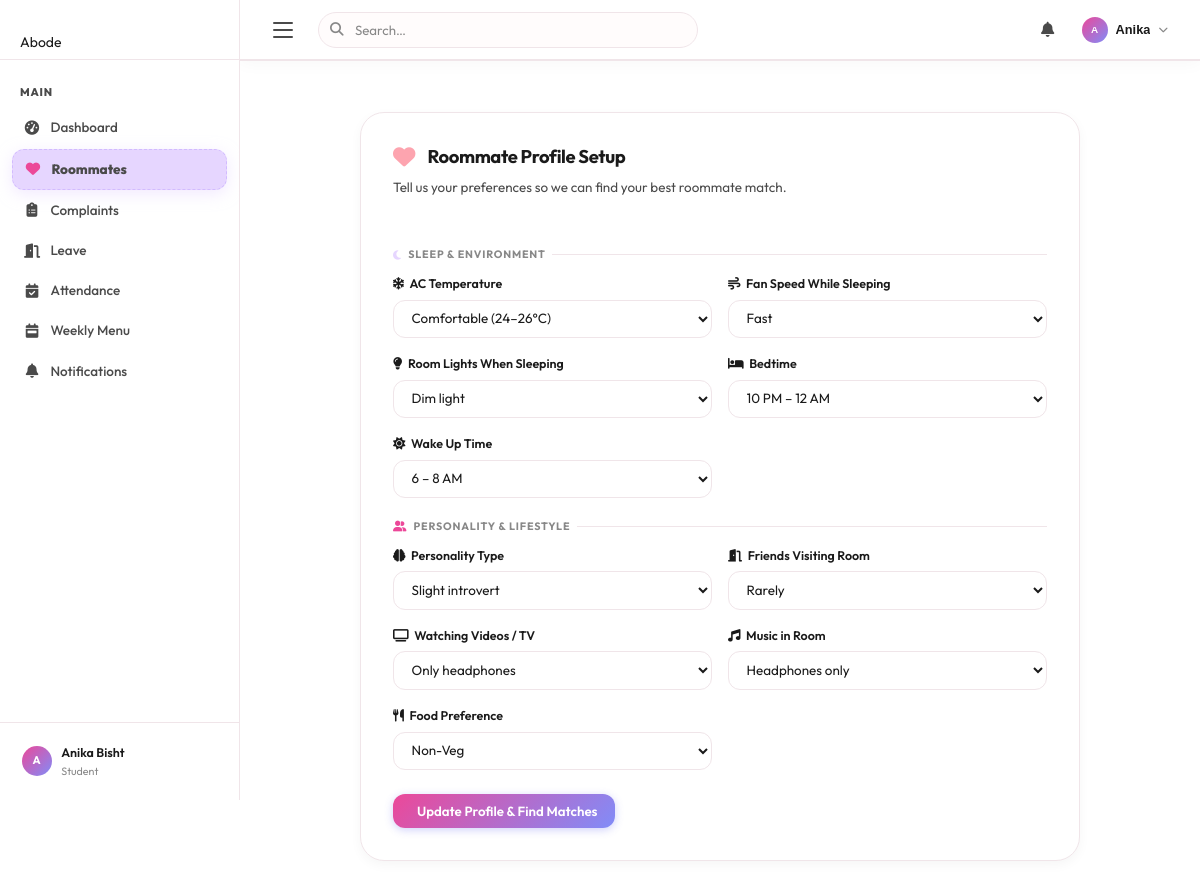
The page /student/roommate/quiz (signed in) on the database its author committed.
### tables this page shows
CREATE TABLE roommate_profiles (
            student_id INTEGER PRIMARY KEY,
            q1 INTEGER, q2 INTEGER, q3 INTEGER, q4 INTEGER, q5 INTEGER,
            q6 INTEGER, q7 INTEGER, q8 INTEGER, q9 INTEGER, q10 INTEGER,
            created_at TIMESTAMP DEFAULT CURRENT_TIMESTAMP,
            updated_at TIMESTAMP DEFAULT CURRENT_TIMESTAMP, allergies TEXT DEFAULT '',
            FOREIGN KEY (student_id) REFERENCES users(id) ON DELETE CASCADE
        );

### routes/roommate.py (the view, shortened to what this page needs)
@bp.route('/quiz', methods=['GET', 'POST'])
@student_required
def quiz():
    uid = session['user_id']
    cursor = get_cursor()
    cursor.execute("SELECT * FROM roommate_profiles WHERE student_id = ?", (uid,))
    profile = cursor.fetchone()
    return render_template('roommate/quiz.html', profile=profile)

### app.py (called while the page is built)
@app.context_processor
def inject_unread_count():
    if 'user_id' in session:
        from services.db import get_cursor
        uid = session['user_id']
        try:
            cursor = get_cursor()
            cursor.execute("""
                SELECT COUNT(*) AS cnt FROM notifications
                WHERE (user_id = ? OR user_id IS NULL) AND is_read = 0
            """, (uid,))
            result = cursor.fetchone()
            return {'unread_count': result['cnt'] if result else 0}
        except Exception:
            return {'unread_count': 0}
    return {'unread_count': 0}

### routes/roommate.py (called while the page is built)
def student_required(f):
    @wraps(f)
    def decorated(*args, **kwargs):
        if 'user_id' not in session or session.get('role') != 'student':
            flash('Please log in as a student.', 'warning')
            return redirect(url_for('auth.login', role='student'))
        return f(*args, **kwargs)
    return decorated

### services/db.py (called while the page is built)
def get_db():
    if 'db' not in g:
        g.db = sqlite3.connect(Config.DB_PATH)
        g.db.row_factory = sqlite3.Row   # Access columns by name like a dict
        g.db.execute("PRAGMA foreign_keys = ON")
    return g.db

def get_cursor(dictionary=True):
    db = get_db()
    return db.cursor()

### templates/roommate/quiz.html (shortened to what this page needs)
{% extends "base.html" %}
{% block content %}
<div class="form-page" style="padding-top:1.5rem;">
    <div class="profile-setup-card fade-in" style="width:100%;">
        <div style="display:flex;align-items:center;gap:.75rem;margin-bottom:.5rem;">
            <i class="fas fa-heart" style="color:var(--red);font-size:1.4rem;"></i>
            <h2 style="margin:0;">Roommate Profile Setup</h2>
        </div>
        <p>Tell us your preferences so we can find your best roommate match.</p>
        <form method="POST" style="display:flex;flex-direction:column;gap:0;">
            <div class="pref-section-label"><i class="fas fa-moon" style="color:var(--blue);"></i> Sleep & Environment</div>
            <div class="preference-grid">
                <div class="pref-group">
                    <label><i class="fas fa-snowflake"></i> AC Temperature</label>
                    <select name="q1">
                        <option value="3" {% if not profile or profile.q1 == 3 %}selected{% endif %}>Comfortable (24–26°C)</option>
                    </select>
                </div>
                <div class="pref-group">
                    <label><i class="fas fa-wind"></i> Fan Speed While Sleeping</label>
                    <select name="q2">
                        <option value="2" {% if profile and profile.q2 == 2 %}selected{% endif %}>Fast</option>
                    </select>
                </div>
                <div class="pref-group">
                    <label><i class="fas fa-lightbulb"></i> Room Lights When Sleeping</label>
                    <select name="q3">
                        <option value="3" {% if profile and profile.q3 == 3 %}selected{% endif %}>Dim light</option>
                    </select>
                </div>
                <div class="pref-group">
                    <label><i class="fas fa-bed"></i> Bedtime</label>
                    <select name="q4">
                        <option value="2" {% if not profile or profile.q4 == 2 %}selected{% endif %}>10 PM – 12 AM</option>
                    </select>
                </div>
                <div class="pref-group">
                    <label><i class="fas fa-sun"></i> Wake Up Time</label>
                    <select name="q5">
                        <option value="2" {% if not profile or profile.q5 == 2 %}selected{% endif %}>6 – 8 AM</option>
                    </select>
                </div>
            </div>
            <div class="pref-section-label"><i class="fas fa-user-group" style="color:var(--primary);"></i> Personality & Lifestyle</div>
            <div class="preference-grid">
                <div class="pref-group">
                    <label><i class="fas fa-brain"></i> Personality Type</label>
                    <select name="q6">
                        <option value="2" {% if not profile or profile.q6 == 2 %}selected{% endif %}>Slight introvert</option>
                    </select>
                </div>
                <div class="pref-group">
                    <label><i class="fas fa-door-open"></i> Friends Visiting Room</label>
                    <select name="q7">
                        <option value="2" {% if not profile or profile.q7 == 2 %}selected{% endif %}>Rarely</option>
                    </select>
                </div>
                <div class="pref-group">
                    <label><i class="fas fa-tv"></i> Watching Videos / TV</label>
                    <select name="q8">
                        <option value="2" {% if not profile or profile.q8 == 2 %}selected{% endif %}>Only headphones</option>
                    </select>
                </div>
                <div class="pref-group">
                    <label><i class="fas fa-music"></i> Music in Room</label>
                    <select name="q9">
                        <option value="2" {% if not profile or profile.q9 == 2 %}selected{% endif %}>Headphones only</option>
                    </select>
                </div>
                <div class="pref-group">
                    <label><i class="fas fa-utensils"></i> Food Preference</label>
                    <select name="q10">
                        <option value="3" {% if not profile or profile.q10 == 3 %}selected{% endif %}>Non-Veg</option>
                    </select>
                </div>
            </div>
            <div style="margin-top:1.5rem;">
                <button type="submit" class="btn-primary btn-lg" style="min-width:200px;">
                    {% if profile %}Update Profile & Find Matches{% else %}Save Profile & Find Matches{% endif %}
                </button>
            </div>
        </form>
    </div>
</div>
{% endblock %}

### static/css/style.css (style rules this page uses)
*, *::before, *::after { box-sizing: border-box; margin: 0; padding: 0; }
:root { --sidebar-w: 240px; --topbar-h: 60px; --bg: #FFFCFC; --bg-card: #ffffff; --sidebar-bg: #ffffff; --topbar-bg: #ffffff; --primary: #EC4899; --primary-dark: #BE185D; --primary-light: #FBCFE8; --primary-glow: rgba(236, 72, 153, 0.4); --text: #1A1A1A; --text-2: #4A4A4A; --text-3: #888888; --text-inv: #ffffff; --border: #F0E5E9; --border-2: #F8F0F3; --divider: #F8F0F3; --abode-pink: #EC4899; --abode-lavender: #E6D6FF; --abode-mint: #DFF5E1; --abode-beige: #F5EBDD; --green: #DFF5E1; --green-soft: #F2FCEF; --green-text: #2C7A3A; --red: #FDA4AF; --red-soft: #FFE4E6; --red-text: #BE123C; --orange: #F5EBDD; --orange-soft: #FDF9F2; --orange-text: #9B6220; --blue: #E6D6FF; --blue-soft: #F5F0FF; --blue-text: #5b3699; --shadow-xs: 0 1px 2px rgba(0,0,0,.03); --shadow-sm: 0 4px 12px rgba(0,0,0,.04); --shadow: 0 8px 24px rgba(0,0,0,.06); --shadow-md: 0 12px 32px rgba(0,0,0,.08); --shadow-lg: 0 20px 48px rgba(0,0,0,.1); --r-sm: 12px; --r: 16px; --r-lg: 20px; --r-xl: 24px; --r-full: 9999px; }
html { scroll-behavior: smooth; }
body { font-family: 'Outfit', system-ui, -apple-system, sans-serif; background: var(--bg); color: var(--text); line-height: 1.6; min-height: 100vh; overflow-x: hidden; font-size: 14px; }
h1,h2,h3,h4,h5 { font-family: 'Outfit', sans-serif; color: var(--text); line-height: 1.3; }
.btn-primary { background: var(--primary); color: #fff; box-shadow: 0 1px 3px rgba(99,102,241,.35); }
.btn-lg { padding: .7rem 1.4rem; font-size: .9rem; }
.btn-primary-compat, button[type="submit"] { display: inline-flex; align-items: center; gap: .4rem; padding: .55rem 1.1rem; border-radius: var(--r-sm); font-size: .83rem; font-weight: 600; font-family: inherit; cursor: pointer; border: none; background: var(--primary); color: #fff; transition: all .18s; box-shadow: 0 1px 3px rgba(99,102,241,.3); }
.profile-setup-card { background: var(--bg-card); border: 1px solid var(--border); border-radius: var(--r-xl); padding: 2rem; max-width: 720px; margin: 0 auto; box-shadow: var(--shadow-sm); }
.profile-setup-card h2 { font-size: 1.15rem; font-weight: 700; }
.profile-setup-card > p { color: var(--text-2); font-size: .84rem; margin: .35rem 0 1.75rem; }
.pref-section-label { font-size: .67rem; font-weight: 700; text-transform: uppercase; letter-spacing: .8px; color: var(--text-3); margin: 1.25rem 0 .65rem; display: flex; align-items: center; gap: .4rem; }
.pref-section-label::after { content: ''; flex: 1; height: 1px; background: var(--border); }
.preference-grid { display: grid; grid-template-columns: 1fr 1fr; gap: 1rem; }
.pref-group label { font-size: .78rem; font-weight: 600; color: var(--text); display: flex; align-items: center; gap: .35rem; margin-bottom: .35rem; }
.pref-group select, .pref-group input { width: 100%; padding: .58rem .85rem; border: 1.5px solid var(--border); border-radius: var(--r-sm); font-size: .84rem; font-family: inherit; color: var(--text); background: #fff; transition: all .18s; outline: none; }
.fade-in { animation: fadeInUp .4s ease both; }
.btn-primary { background: linear-gradient(135deg, var(--primary), #818cf8) !important; box-shadow: 0 2px 8px rgba(99,102,241,.3) !important; }

### static/css/abode-animations.css (style rules this page uses)
:root { --abode-bg: #FFFFFF; --abode-text: #1A1A1A; --abode-text-muted: #888888; --abode-border: none; --abode-shadow: 0 10px 30px rgba(0,0,0,0.06); --abode-shadow-active: 0 4px 15px rgba(0,0,0,0.08); }
body { font-family: 'Outfit', sans-serif; background-color: var(--abode-bg); color: var(--abode-text); -webkit-font-smoothing: antialiased; }
h1, h2, h3, h4 { font-family: 'Outfit', sans-serif; font-weight: 800; letter-spacing: -0.02em; }

### rows shown on the page
roommate_profiles: q1 "Comfortable (24–26°C)", q2 "Fast", q3 "Dim light", q4 "10 PM – 12 AM", q5 "6 – 8 AM", q6 "Slight introvert", q7 "Rarely", q8 "Only headphones", q9 "Headphones only", q10 "Non-Veg"

### other values the page prints
{{ (session.full_name or 'U')[:1].upper() }} "A"
{{ session.full_name }} "Anika Bisht"
{{ session.role }} "Student"
{{ (session.full_name or '').split()[0] }} "Anika"
